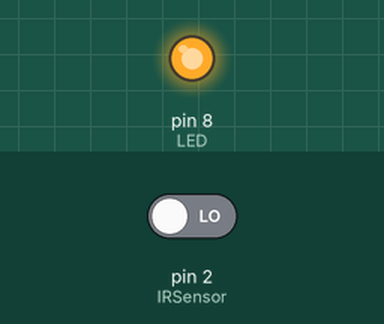
Recording of a sketch running on a simulated Arduino Uno, built with avr-gcc and run on an emulated ATmega328P. Parts: output pins drawn as LEDs (lit = HIGH). The test bench sets the inputs (shaded band); at power-on: pin 2 (IRSensor) LOW. What the sketch prints to the serial monitor is not drawn.

Above: at 1.2 s.
1.3 s: pin 2 (IRSensor) driven HIGH
At 2.5 s:
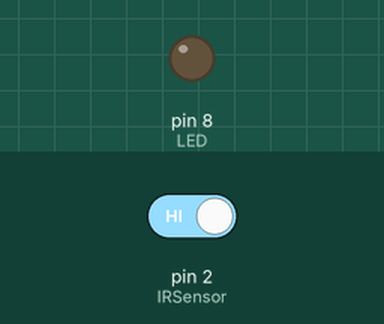
2.8 s: pin 2 (IRSensor) driven LOW
At 3.8 s:
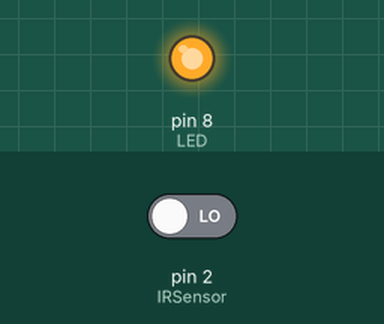
Timing chart, 0 to 5.8 s (numbered marks = the images above; inputs shaded):
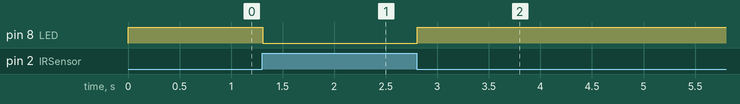

Measured:
- after the input at 1.3 s, pin 8 (LED): HIGH → LOW at once
- after the input at 2.8 s, pin 8 (LED): LOW → HIGH at once

The sketch:

sketch_jan05a.ino
```cpp
int IRSensor = 2; // connect ir sensor to arduino pin 2
int LED = 8 ; // conect Led to arduino pin 13


void setup()
{
  Serial.begin(9600);


  pinMode (IRSensor, INPUT); // sensor pin INPUT
  pinMode (LED, OUTPUT); // Led pin OUTPUT
}

void loop()
{
  int statusSensor = digitalRead (IRSensor);
  Serial.println(statusSensor);

  if (statusSensor == 1)
    digitalWrite(LED, LOW); // LED LOW


  else
    digitalWrite(LED, HIGH); // LED High


}
```
